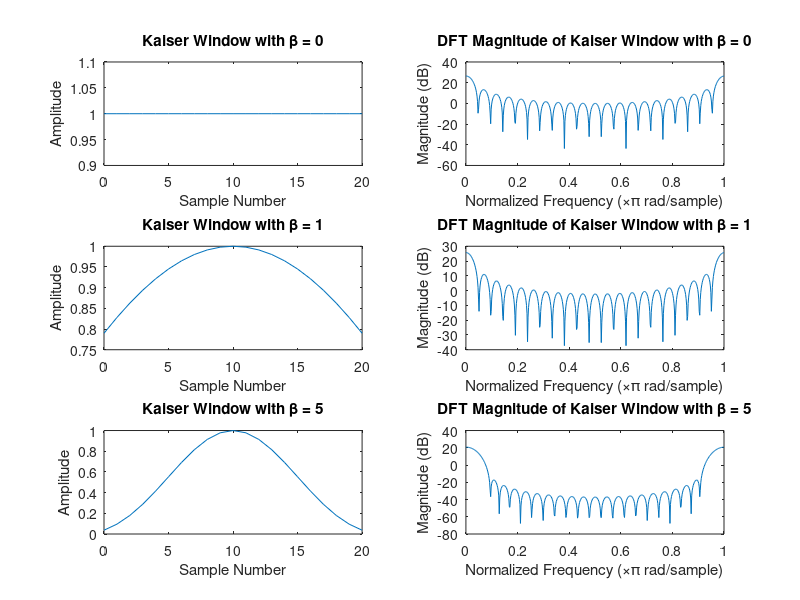

This figure's MATLAB source:
clc; clear all; close all;
M = 21;
n = 0:M-1;
beta = [0, 1, 5];
figure;
for i = 1:length(beta)
    w = kaiser(M, beta(i));
    subplot(length(beta),2,2*i-1);
    plot(n,w);
    title(['Kaiser Window with \beta = ', num2str(beta(i))]);
    xlabel('Sample Number');
    ylabel('Amplitude');
    subplot(length(beta),2,2*i);
    W = abs(fft(w, 512));
    W_dB = 20*log10(W);
    plot(linspace(0,1,512),W_dB);
    title(['DFT Magnitude of Kaiser Window with \beta = ', num2str(beta(i))]);
    xlabel('Normalized Frequency (\times\pi rad/sample)');
    ylabel('Magnitude (dB)');
end
